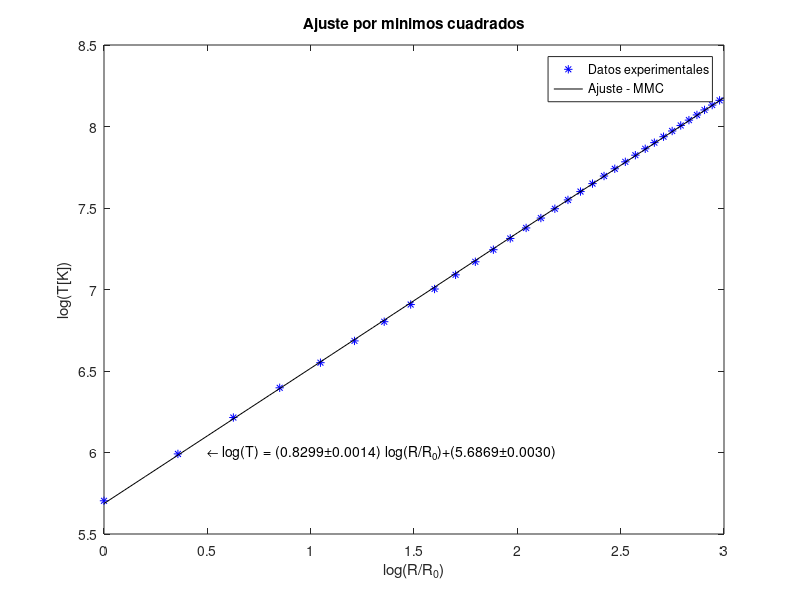

Write the MATLAB code that produced this figure.
clear all; close all;
format long
x = [1	1.43	1.87	2.34	2.85	3.36	3.88	4.41	4.95	5.48	6.03	6.58	7.14	7.71	8.28	8.86	9.44	10.03	10.63	11.24	11.84	12.46	13.08	13.72	14.34	14.99	15.63	16.29	16.95	17.62	18.28	18.97	19.66]; 
y = [300	400	500	600	700	800	900	1000	1100	1200	1300	1400	1500	1600	1700	1800	1900	2000	2100	2200	2300	2400	2500	2600	2700	2800	2900	3000	3100	3200	3300	3400	3500]; 
x = log(x);
y = log(y);

size(x)
size(y)
N = size(x)(2)

sxy = sum(x.*y);
sxx = sum(x.*x);
syy = sum(y.*y);
sx = sum(x);
sy = sum(y);
a = (((N)*(sxy))-((sx)*(sy)))/(((N)*(sxx))-((sx)*(sx)))
b = (((sxx)*(sy))-((sx)*(sxy)))/(((N)*(sxx))-((sx)*(sx)))
e = (y-((a*x)+b)).^2;
sei = sum(e);
incertidumbrea=sqrt((sei)/(N-2))*sqrt((N)/(((N)*(sxx))-((sx)*(sx))))
incertidumbreb=sqrt((sei)/(N-2))*sqrt((sxx)/(((N)*(sxx))-((sx)*(sx))))
r = (((N)*(sxy))-((sx)*(sy)))/(sqrt(((N)*(sxx))-((sx)*(sx)))*sqrt(((N)*(syy))-((sy)*(sy))))

xx = 0:0.1:3;
yy = a.*xx+b;

%%%%%%%%%%%%%%%%%%%%%%%%%%%%%%%%%%%%%%%%%%%%%%%

figure(1); clf;
plot(x,y,'b*',xx,yy,'-k')
legend('Datos experimentales','Ajuste - MMC') 
xlabel('log(R/R_{0})');ylabel('log(T[K])');
title('Ajuste por minimos cuadrados')
text (0.5, 6, strcat ('\fontsize{14}\leftarrow log(T) = (0.8299\pm0.0014) log(R/R_{0})+(5.6869\pm0.0030)'));
print -djpeg -r100 grafica_ajustelog_TRro.jpg
